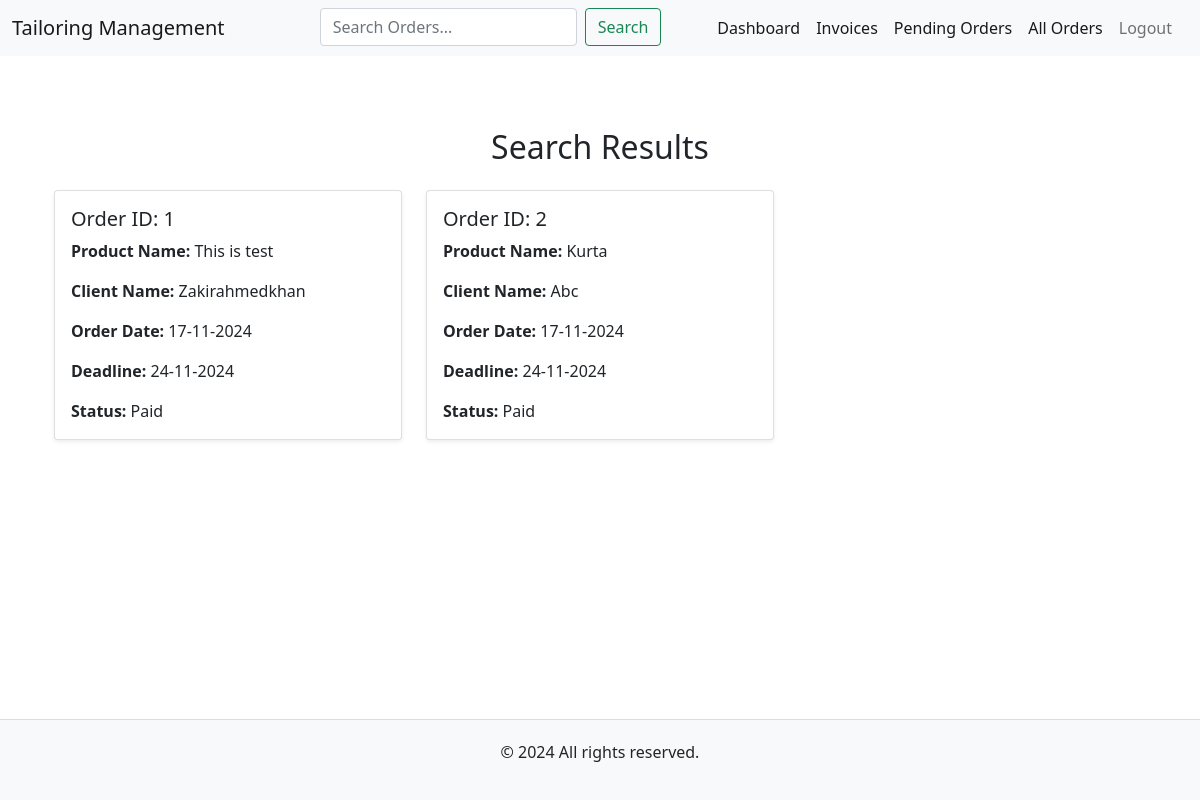
Page /search (signed in) on the committed database.
### model.py (models this page shows, shortened)
class Order(db.Model):
    __tablename__ = 'orders'
    id: Mapped[int] = mapped_column(Integer, primary_key=True)
    order_date: Mapped[datetime] = mapped_column(DateTime, nullable=False, default=datetime.utcnow)
    deadline: Mapped[datetime] = mapped_column(DateTime, nullable=False)
    product_name: Mapped[str] = mapped_column(String(50), nullable=False)
    price: Mapped[float] = mapped_column(Float, nullable=False)
    status: Mapped[str] = mapped_column(String(20), nullable=False, default="Pending")
    quantity: Mapped[int] = mapped_column(Integer, nullable=False, default=1)
    client_id: Mapped[int] = mapped_column(Integer, db.ForeignKey('clients.id'), nullable=False)
    client: Mapped[Client] = relationship("Client", back_populates="orders")
    admin_id: Mapped[int] = mapped_column(Integer, db.ForeignKey('admins.id'), nullable=False)
    admin: Mapped["Admin"] = relationship("Admin", back_populates="orders")

class Client(db.Model):
    __tablename__ = 'clients'
    id: Mapped[int] = mapped_column(Integer, primary_key=True)
    name: Mapped[str] = mapped_column(String(100), nullable=False)
    street: Mapped[str] = mapped_column(String(250))
    city: Mapped[str] = mapped_column(String(15))
    phone_number: Mapped[str] = mapped_column(String(20))
    admin_id: Mapped[int] = mapped_column(Integer, db.ForeignKey('admins.id'), nullable=False)
    admin: Mapped["Admin"] = relationship("Admin", back_populates="clients")
    orders: Mapped[list["Order"]] = relationship("Order", back_populates="client", lazy="dynamic")

### main.py (the view)
@app.route('/search', methods=['GET'])
@login_required
def search():
    query = request.args.get('query')
    if query:
        order_query = Order.query.filter(
            (Order.id.ilike(f'%{query}%')) |
            (Order.product_name.ilike(f'%{query}%')) |
            (Order.client.has(Client.name.ilike(f'%{query}%'))) |
            (Order.status.ilike(f'%{query}%'))
        )
        orders = order_query.all()
    else:
        orders = Order.query.all()
    return render_template('search_results.html', orders=orders)

### main.py (called while the page is built)
@login_manager.user_loader
def load_user(admin_id):
    return db.get_or_404(Admin, admin_id)

### templates/search_results.html (shortened to what this page needs)
{% extends 'base.html' %}
{% block content %}
    <div class="container mt-5 mb-4">
        <h2 class="text-center mb-4">Search Results</h2>
        {% if orders %}
            <div class="row">
                {% for order in orders %}
                    <div class="col-lg-4 col-md-6 col-sm-12 mb-4">
                        <div class="card shadow-sm">
                            <div class="card-body">
                                <h5 class="card-title">Order ID: {{ order.id }}</h5>
                                <p class="card-text"><strong>Product Name:</strong> {{ order.product_name }}</p>
                                <p class="card-text"><strong>Client Name:</strong> {{ order.client.name }}</p>
                                <p class="card-text"><strong>Order Date:</strong> {{ order.order_date.strftime('%d-%m-%Y') }}</p>
                                <p class="card-text"><strong>Deadline:</strong> {{ order.deadline.strftime('%d-%m-%Y') }}</p>
                                <p class="card-text"><strong>Status:</strong> {{ order.status }}</p>
                            </div>
                        </div>
                    </div>
                {% endfor %}
            </div>
        {% else %}
            <p class="text-center">No results found for your search query.</p>
        {% endif %}
    </div>
{% endblock %}

### templates/base.html (shortened to what this page needs)
<!DOCTYPE html>
<html lang="en">
<head>
    <link href="https://cdn.jsdelivr.net/npm/bootstrap@5.1.3/dist/css/bootstrap.min.css" rel="stylesheet">
    <link rel="stylesheet" href="{{ url_for('static', filename='styles.css') }}">
</head>
<body>
    {% include 'header.html' %}
    <div class="container mt-4 content-wrapper">
        {% block content %}{% endblock %}
    </div>
    {% include 'footer.html' %}
</body>
</html>

### templates/header.html (shortened to what this page needs)
<nav class="navbar navbar-expand-lg navbar-light bg-light">
    <div class="container-fluid">
        <a class="navbar-brand" href="{{ url_for('home') }}">Tailoring Management</a>
        <div class="collapse navbar-collapse" id="navbarNav">
            <ul class="navbar-nav ms-auto mx-2">
                {% if current_user.is_authenticated %}
                <li class="nav-item mx-5">
                    <form class="d-flex" method="GET" action="{{ url_for('search') }}">
                        <input class="form-control me-2" type="search" placeholder="Search Orders..." aria-label="Search" name="query">
                        <button class="btn btn-outline-success" type="submit">Search</button>
                    </form>
                </li>
                <li class="nav-item">
                    <a class="nav-link active" href="{{ url_for('home') }}">Dashboard</a>
                </li>
                <li class="nav-item">
                    <a class="nav-link active" href="{{ url_for('invoices') }}">Invoices</a>
                </li>
                <li class="nav-item">
                    <a class="nav-link active" href="{{ url_for('pending_orders') }}">Pending Orders</a>
                </li>
                <li class="nav-item">
                    <a class="nav-link active" href="{{ url_for('orders') }}">All Orders</a>
                </li>
                <li class="nav-item">
                    <a class="nav-link" href="{{ url_for('logout') }}">Logout</a>
                </li>
                {% endif %}
            </ul>
        </div>
    </div>
</nav>

### templates/footer.html
<footer class="footer">
    <div class="container text-center">
        <p>&copy; 2024 All rights reserved.</p>
    </div>
</footer>

### static/css/styles.css (style rules this page uses)
html, body { height: 100%; margin: 0; display: flex; flex-direction: column; }
.content-wrapper { flex: 1; }
footer.footer { background-color: #f8f9fa; padding: 20px; text-align: center; border-top: 1px solid #ddd; width: 100%; position: relative; bottom: 0; }

### rows in the picture
Order: id "1", product_name "This is test", client.name "Zakirahmedkhan", order_date "17-11-2024", deadline "24-11-2024", status "Paid"
Order: id "2", product_name "Kurta", client.name "Abc", order_date "17-11-2024", deadline "24-11-2024", status "Paid"
